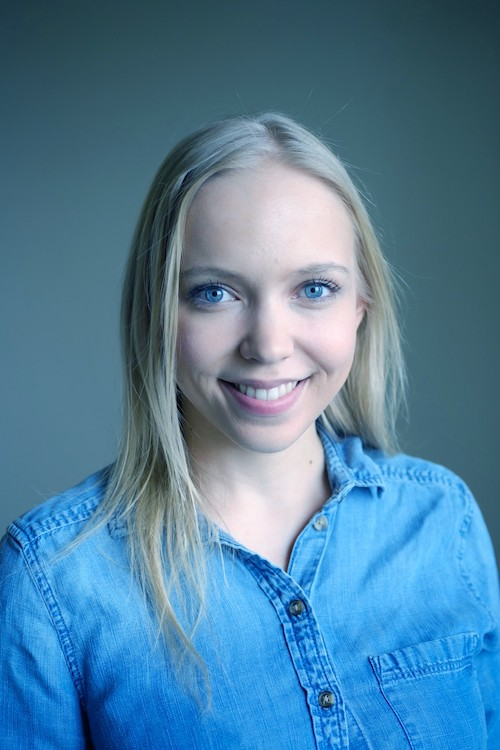
#> input picture Resources/testImage.jpg, 500 x 750 px
$ python image-sizing-snippets.py
#> lines starting #> are read from the running program, lines starting #| are printed output that depends on the picture
import cv2
import numpy as np

img = cv2.imread("Resources/testImage.jpg")
#> img is the input picture: shape (750, 500, 3); mean B, G, R 158.5, 128.4, 81.4
print(img.shape)
#| (750, 500, 3)

# --- RESIZE IMAGE ---
# this stretches image to given (width, height)
imgResize = cv2.resize(img, (300, 200))
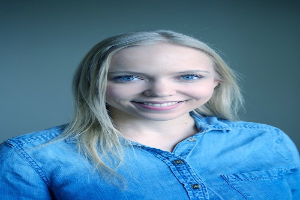
#> imgResize: shape (200, 300, 3); mean B, G, R 158.4, 128.3, 81.3
# cv2.imshow("Image", img)
# cv2.imshow("Image Resize", imgResize)
# cv2.waitKey(0)
print(imgResize.shape)
#| (200, 300, 3)

# --- CROP IMAGE ---
# note that height before width
# decide the values based on printed shape
imgCropped = img[200:400, 200:500]
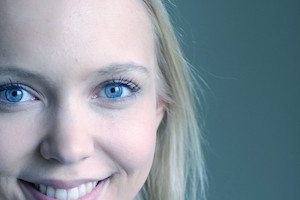
#> imgCropped: shape (200, 300, 3); mean B, G, R 155.6, 146, 133.3
cv2.imshow("Image Cropped", imgCropped)
cv2.waitKey(0)

$ run again, with Resources/cars.jpg copied over Resources/testImage.jpg
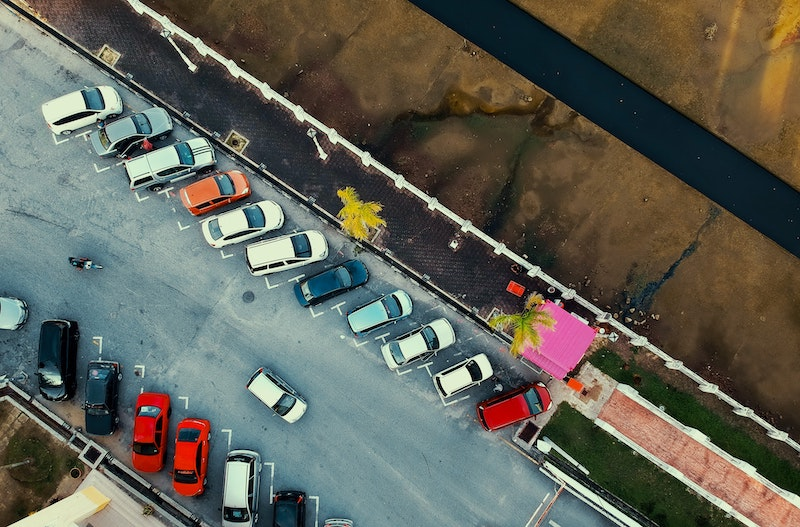
#> input picture Resources/cars.jpg, 800 x 527 px
#> img is the input picture: shape (527, 800, 3); mean B, G, R 87.1, 97.4, 97
#| (527, 800, 3)
#> `imgResize = cv2.resize(img, (300, 200))`:
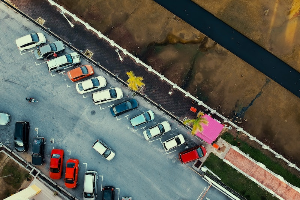
#> imgResize: shape (200, 300, 3); mean B, G, R 86.9, 97.3, 96.8
#| (200, 300, 3)
#> `imgCropped = img[200:400, 200:500]`:
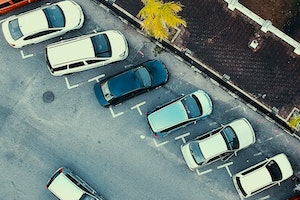
#> imgCropped: shape (200, 300, 3); mean B, G, R 122.8, 127.3, 110

$ run again, with Resources/group_photo.jpg copied over Resources/testImage.jpg
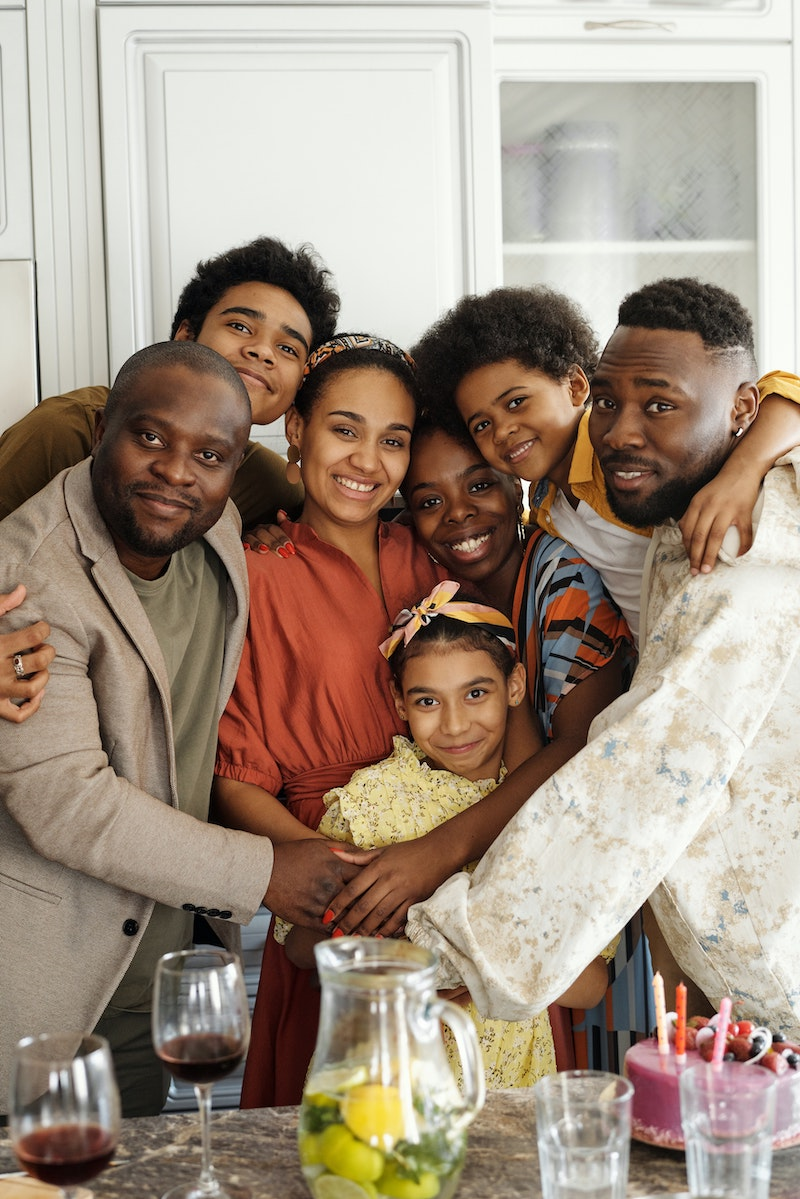
#> input picture Resources/group_photo.jpg, 800 x 1199 px
#> img is the input picture: shape (1199, 800, 3); mean B, G, R 129.6, 144.8, 161.7
#| (1199, 800, 3)
#> `imgResize = cv2.resize(img, (300, 200))`:
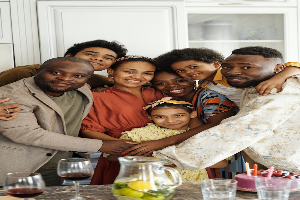
#> imgResize: shape (200, 300, 3); mean B, G, R 129.5, 144.7, 161.6
#| (200, 300, 3)
#> `imgCropped = img[200:400, 200:500]`:
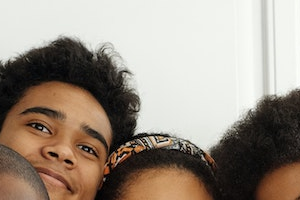
#> imgCropped: shape (200, 300, 3); mean B, G, R 133.8, 145.7, 157.5
